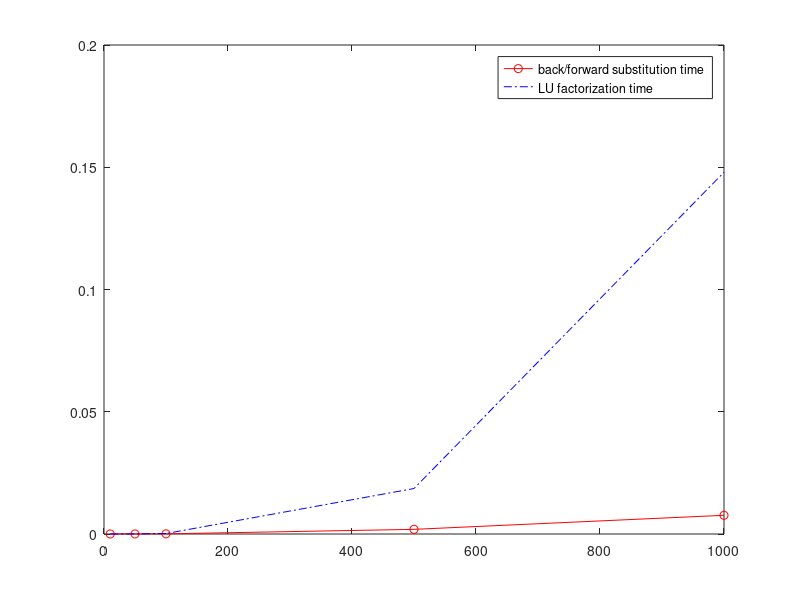
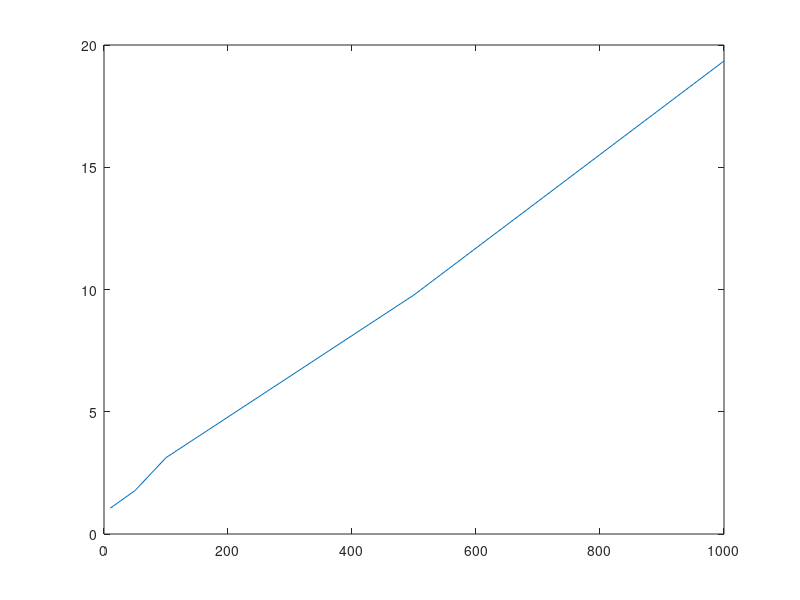

Write the MATLAB code that produced these figures, in order.
% The code calculates the time it take to solve Ax = b using LU
% factorization and back/forward substitution via MATLAB's LU factorization
% function lu()

% time_BF stores the average time needed for MATLAB to do back/forward
% substitution

% time_Fact stores the average time needed for MATLAB to do LU
% factorization

% Ratio stores the ratio of the time taken to compute LU factorization vs.
% back/forward substitution

N = [10 50 100 500 1000];
time_Fact = [];
time_BF = [];
Ratio = [];
for k = 1:length(N)
    FactTime = 0;
    SubTime = 0;
    for j = 1:100
        A = rand(N(k),N(k));
        b = rand(N(k),1);
        tic
        [L, U, P] = lu(A);
        time_elapsed1 = toc;
        FactTime = FactTime + time_elapsed1;
        tic
        x = U \ (L \ ( P * b));
        time_elapsed2 = toc;
        SubTime = SubTime + time_elapsed2;
    end
    FactAve = FactTime/ 100;
    SubAve = SubTime / 100;
    time_BF = [time_BF SubAve];
    time_Fact = [time_Fact FactAve];
    Ratio = [Ratio FactAve / SubAve];
end
figure
plot(N,time_BF,'-ro',N,time_Fact,'-.b')
legend ('back/forward substitution time','LU factorization time')

figure(2)
plot(N,Ratio)